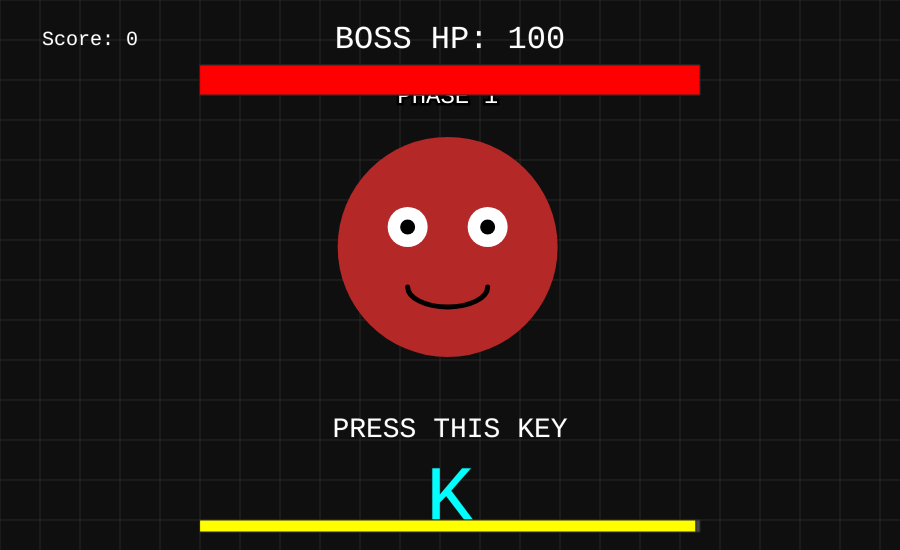
Frame 1 (no input)
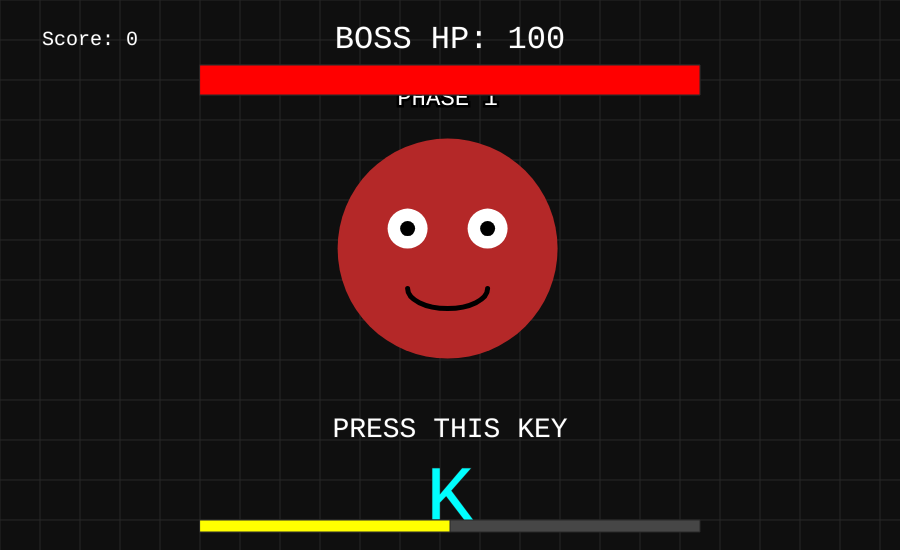
Frame 60 (no input)
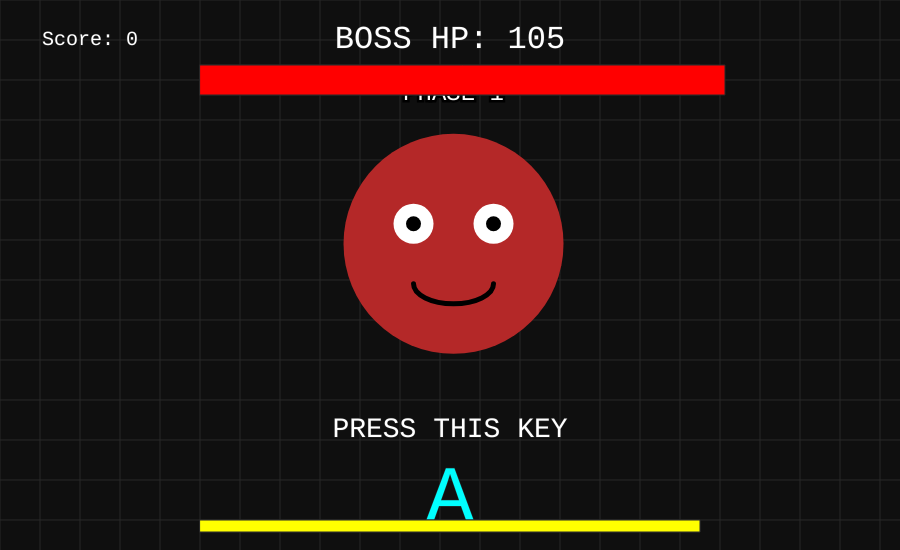
Frame 120 (the mouse pressed at the canvas centre since frame 60)

The p5.js sketch that drew these frames (run headless with seeded random() and noise() and a simulated clock; from frame 60 on, the mouse is pressed at the canvas centre):

// p5.js sketch
// ── sketch.js
// Reactive Boss Battle with PHASE CHANGES
// Boss transforms as HP gets lower!

let bossHP = 100;
let currentKey = "";
let timer = 120;
let score = 0;

let gameOver = false;
let win = false;

let keys = ["A", "S", "D", "F", "J", "K", "L"];

// Boss phases
let bossState = 1;

function setup() {
createCanvas(900, 550);
textAlign(CENTER, CENTER);
textFont("monospace");

pickNewKey();
}

function draw() {
background(15);

updateBossState();

if (!gameOver) {
timer--;

if (timer <= 0) {
bossHP += 5;

timer = max(30, 120 - score * 2);

if (bossHP >= 120) {
gameOver = true;
}

pickNewKey();
}
}

drawArena();
drawBoss();
drawUI();

if (win) {
winScreen();
}

if (gameOver && !win) {
loseScreen();
}
}

function updateBossState() {
if (bossHP > 70) {
bossState = 1;
} else if (bossHP > 35) {
bossState = 2;
} else {
bossState = 3;
}
}

function drawArena() {
stroke(40);
for (let x = 0; x < width; x += 40) {
line(x, 0, x, height);
}

for (let y = 0; y < height; y += 40) {
line(0, y, width, y);
}
}

function drawBoss() {
push();

translate(width / 2, height / 2 - 30);

// Shake intensity grows by phase
let shake = bossState * 4;

translate(random(-shake, shake), random(-shake, shake));

noStroke();

// ===== PHASE 1 =====
if (bossState === 1) {
fill(180, 40, 40);
ellipse(0, 0, 220);

// eyes
fill(255);
ellipse(-40, -20, 40);
ellipse(40, -20, 40);

fill(0);
ellipse(-40, -20, 15);
ellipse(40, -20, 15);

// mouth
stroke(0);
strokeWeight(5);
noFill();
arc(0, 40, 80, 40, 0, PI);

fill(255);
textSize(24);
text("PHASE 1", 0, -150);
}

// ===== PHASE 2 =====
else if (bossState === 2) {
fill(120, 0, 180);
ellipse(0, 0, 260);

// spinning eye effect
fill(255, 0, 255);
ellipse(-50, -20, 50);
ellipse(50, -20, 50);

fill(0);
ellipse(
-50 + sin(frameCount * 0.2) * 10,
-20,
18
);

ellipse(
50 + cos(frameCount * 0.2) * 10,
-20,
18
);

// angry mouth
stroke(255);
strokeWeight(6);
line(-50, 60, 50, 60);

// aura
noFill();
stroke(180, 0, 255);
ellipse(0, 0, 300 + sin(frameCount * 0.2) * 20);

fill(255);
noStroke();
textSize(24);
text("PHASE 2", 0, -170);
}

// ===== FINAL PHASE =====
else if (bossState === 3) {

// flashing colors
fill(
random(255),
random(80),
random(80)
);

ellipse(0, 0, 300);

// giant eyes
fill(255);
ellipse(-60, -30, 70);
ellipse(60, -30, 70);

fill(255, 0, 0);

ellipse(
-60 + random(-10, 10),
-30 + random(-10, 10),
25
);

ellipse(
60 + random(-10, 10),
-30 + random(-10, 10),
25
);

// giant mouth
stroke(255);
strokeWeight(8);

for (let i = -60; i < 60; i += 15) {
line(i, 50, i + 10, 80);
}

// energy rings
noFill();

stroke(255, 0, 0);

ellipse(
0,
0,
340 + sin(frameCount * 0.2) * 30
);

ellipse(
0,
0,
390 + cos(frameCount * 0.15) * 30
);

fill(255, 50, 50);
noStroke();
textSize(30);
text("FINAL PHASE", 0, -190);
}

pop();
}

function drawUI() {

// HP text
fill(255);
textSize(32);
text("BOSS HP: " + bossHP, width / 2, 40);

// HP Bar background
fill(60);
rect(200, 65, 500, 30);

// HP Bar color changes by phase
if (bossState === 1) {
fill(255, 0, 0);
} else if (bossState === 2) {
fill(180, 0, 255);
} else {
fill(255, 80, 0);
}

rect(200, 65, bossHP * 5, 30);

// Prompt
fill(255);
textSize(28);
text("PRESS THIS KEY", width / 2, 430);

fill(0, 255, 255);
textSize(80);
text(currentKey, width / 2, 500);

// Timer bar
fill(70);
rect(200, 520, 500, 12);

fill(255, 255, 0);
rect(
200,
520,
map(timer, 0, 120, 0, 500),
12
);

fill(255);
textSize(20);
text("Score: " + score, 90, 40);
}

function keyPressed() {

if (gameOver || win) return;

if (key.toUpperCase() === currentKey) {

// More damage in later phases
if (bossState === 1) {
bossHP -= 5;
} else if (bossState === 2) {
bossHP -= 4;
} else {
bossHP -= 3;
}

score++;

// Faster reactions needed later
timer = max(20, 120 - score * 2);

pickNewKey();

if (bossHP <= 0) {
bossHP = 0;
win = true;
gameOver = true;
}

} else {

// Wrong key punishment
bossHP += 2;
}
}

function pickNewKey() {
currentKey = random(keys);
}

function winScreen() {
background(0, 150, 80);

fill(255);
textSize(60);
text("BOSS DEFEATED", width / 2, height / 2);

textSize(28);
text(
"Final Score: " + score,
width / 2,
height / 2 + 60
);
}

function loseScreen() {
background(120, 0, 0);

fill(255);
textSize(60);
text("YOU LOST", width / 2, height / 2);

textSize(28);
text(
"The boss overwhelmed you...",
width / 2,
height / 2 + 60
);
}
